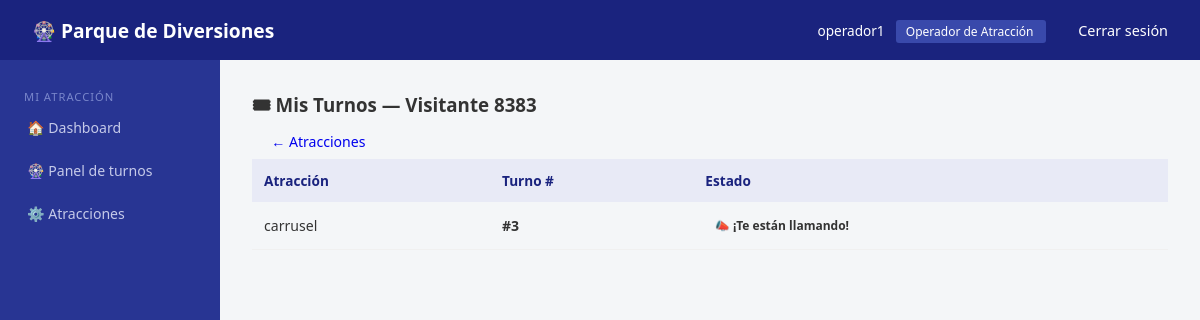
/mis-turnos/ (signed in), run on the app's committed database.
### usuarios/models.py (models this page shows, shortened)
class UsuarioInterno(AbstractUser):
    rol = models.CharField(max_length=30, choices=ROL_CHOICES, default='taquilla')
    activo = models.BooleanField(default=True)
    fecha_creacion = models.DateTimeField(auto_now_add=True)

class Visitante(models.Model):
    nombre = models.CharField(max_length=150)
    celular = models.CharField(max_length=15, unique=True)
    correo = models.EmailField(blank=True, null=True)
    documento = models.CharField(max_length=20, blank=True, null=True)
    fecha_registro = models.DateTimeField(auto_now_add=True)

### turnos/models.py (models this page shows, shortened)
class Turno(models.Model):
    atraccion = models.ForeignKey(Atraccion, on_delete=models.CASCADE, related_name='turnos')
    visitante = models.ForeignKey(Visitante, on_delete=models.CASCADE, related_name='turnos')
    numero = models.PositiveIntegerField()
    estado = models.CharField(max_length=20, choices=ESTADO_TURNO, default='generado')
    prioridad = models.BooleanField(default=False)
    hora_creacion = models.DateTimeField(auto_now_add=True)
    hora_estimada = models.DateTimeField(blank=True, null=True)
    hora_llamado = models.DateTimeField(blank=True, null=True)
    hora_vencimiento = models.DateTimeField(blank=True, null=True)
    hora_uso = models.DateTimeField(blank=True, null=True)
    fecha_creacion = models.DateTimeField(default=timezone.now)
    class Meta:
        unique_together = ('atraccion', 'numero')
        ordering = ['numero']

### atracciones/models.py (models this page shows, shortened)
class Atraccion(models.Model):
    nombre = models.CharField(max_length=150)
    descripcion = models.TextField(blank=True)
    imagen = models.ImageField(upload_to='atracciones/', blank=True, null=True)
    categoria = models.ForeignKey(CategoriaAtraccion, on_delete=models.SET_NULL, null=True)
    capacidad_por_ciclo = models.PositiveIntegerField(default=10)
    duracion_promedio = models.PositiveIntegerField(help_text='Duración en minutos', default=5)
    ubicacion = models.CharField(max_length=200, blank=True)
    estado = models.CharField(max_length=30, choices=ESTADO_ATRACCION, default='abierta')
    edad_minima = models.PositiveIntegerField(default=0, blank=True, null=True)
    estatura_minima = models.PositiveIntegerField(default=0, help_text='En centímetros', blank=True, null=True)
    restricciones = models.TextField(blank=True)
    horario_apertura = models.TimeField(blank=True, null=True)
    horario_cierre = models.TimeField(blank=True, null=True)
    activa = models.BooleanField(default=True)
    fecha_creacion = models.DateTimeField(auto_now_add=True)
    fecha_actualizacion = models.DateTimeField(auto_now=True)
    acepta_nitro = models.BooleanField(default=True, verbose_name='Acepta Pase Nitro')

### portal/views.py (the view)
# urls.py: path('mis-turnos/', views.mis_turnos, name='mis_turnos'),
def mis_turnos(request):
    visitante_id = request.session.get('visitante_id')
    if not visitante_id:
        return redirect('portal:inicio')
    visitante = get_object_or_404(Visitante, pk=visitante_id)
    turnos = Turno.objects.filter(
        visitante=visitante,
        estado__in=['generado', 'llamado']
    ).select_related('atraccion').order_by('-fecha_creacion')
    nitro_activo = PaseNitro.objects.filter(
        visitante=visitante, activo=True,
        fecha_fin__gte=timezone.now().date(),
        usos_restantes__gt=0
    ).first()
    return render(request, 'portal/mis_turnos.html', {
        'visitante': visitante,
        'turnos': turnos,
        'nitro_activo': nitro_activo,
    })

### templates/portal/mis_turnos.html
{% extends 'base/base.html' %}
{% block content %}
<div class="container mt-4">
  <div class="d-flex justify-content-between align-items-center mb-3">
    <h3>🎟 Mis Turnos — {{ visitante.nombre }}</h3>
    <a href="{% url 'portal:atracciones' %}" class="btn btn-outline-primary btn-sm">← Atracciones</a>
  </div>
  {% if turnos %}
  <table class="table table-bordered">
    <thead><tr><th>Atracción</th><th>Turno #</th><th>Estado</th></tr></thead>
    <tbody>
      {% for t in turnos %}
      <tr>
        <td>{{ t.atraccion.nombre }}</td>
        <td><strong>#{{ t.numero }}</strong></td>
        <td>
          {% if t.estado == 'llamado' %}
            <span class="badge bg-warning text-dark">📣 ¡Te están llamando!</span>
          {% else %}
            <span class="badge bg-secondary">⏳ En espera</span>
          {% endif %}
        </td>
      </tr>
      {% endfor %}
    </tbody>
  </table>
  {% else %}
  <p class="text-muted">No tienes turnos activos. <a href="{% url 'portal:atracciones' %}">Tomar un turno →</a></p>
  {% endif %}
</div>
{% endblock %}

### templates/base/base.html (shortened to what this page needs)
<!DOCTYPE html>
<html lang="es">
<head>
</head>
<body>
<nav class="navbar">
    <span class="brand">🎡 Parque de Diversiones</span>
    <div>
        {% if user.is_authenticated %}
            <span style="font-size:0.85rem; margin-right:0.5rem;">
                {{ user.get_full_name|default:user.username }}
            </span>
            <span style="background:#3949ab; padding:0.2rem 0.6rem; border-radius:3px; font-size:0.75rem; margin-right:1rem;">
                {{ user.get_rol_display }}
            </span>
            <a href="{% url 'usuarios:logout' %}">Cerrar sesión</a>
        {% endif %}
    </div>
</nav>
{% if user.is_authenticated %}
<div class="sidebar">
    {% if user.rol == 'administrador' or user.is_superuser %}
        <span class="section-title">Administración</span>
        <a href="{% url 'usuarios:dashboard' %}">🏠 Dashboard</a>
        <a href="{% url 'usuarios:lista_usuarios' %}">👥 Usuarios</a>
        <span class="section-title">Catálogos</span>
        <a href="{% url 'atracciones:lista' %}">🎢 Atracciones</a>
        <a href="{% url 'atracciones:categorias' %}">🏷️ Categorías</a>
        <a href="{% url 'entradas:tipos' %}">🎫 Tipos de entrada</a>
        <a href="{% url 'entradas:precios' %}">💰 Precios</a>
        <a href="{% url 'entradas:promociones' %}">🏷️ Promociones</a>
        <span class="section-title">Operación</span>
        <a href="{% url 'turnos:panel_admin' %}">🔄 Turnos</a>
        <a href="{% url 'entradas:lista_entradas' %}">📋 Entradas</a>
        <span class="section-title">Reportes</span>
        <a href="{% url 'reportes:dashboard' %}">📊 Dashboard</a>
       <!-- <a href="{% url 'reportes:export_turnos' %}">📥 CSV Turnos</a>
<a href="{% url 'reportes:export_comida' %}">📥 CSV Comida</a> -->
        <a href="{% url 'reportes:dashboard' %}">📥 Exportar reportes</a>
    {% elif user.rol == 'taquilla' %}
        <span class="section-title">Taquilla</span>
        <a href="{% url 'usuarios:dashboard' %}">🏠 Dashboard</a>
        <a href="{% url 'entradas:vender' %}">🎫 Vender entrada</a>
        <a href="{% url 'entradas:validar' %}">✅ Validar entrada</a>
        <a href="{% url 'entradas:lista_entradas' %}">📋 Entradas del día</a>
    {% elif user.rol == 'operador_atraccion' %}
        <span class="section-title">Mi atracción</span>
        <a href="{% url 'usuarios:dashboard' %}">🏠 Dashboard</a>
        <a href="{% url 'turnos:panel_operador' %}">🎡 Panel de turnos</a>
        <a href="{% url 'atracciones:lista' %}">⚙️ Atracciones</a>
    {% elif user.rol == 'operador_alimentos' %}
        <span class="section-title">Alimentos</span>
        <a href="{% url 'usuarios:dashboard' %}">🏠 Dashboard</a>
    {% elif user.rol == 'soporte' %}
        <span class="section-title">Soporte</span>
        <a href="{% url 'usuarios:dashboard' %}">🏠 Dashboard</a>
        <a href="{% url 'usuarios:buscar_visitante' %}">🔍 Buscar visitante</a>
    {% endif %}
</div>
{% endif %}
<div class="main-content {% if not user.is_authenticated %}full{% endif %}">
    {% block content %}{% endblock %}
</div>
</body>
</html>

### templates/base/base.html (style rules this page uses)
* { margin: 0; padding: 0; box-sizing: border-box; }
body { font-family: 'Segoe UI', sans-serif; background: #f4f6f8; color: #333; }
.navbar { background: #1a237e; color: white; padding: 1rem 2rem; display: flex; justify-content: space-between; align-items: center; position: fixed; top: 0; left: 0; right: 0; z-index: 100; height: 60px; }
.navbar .brand { font-size: 1.2rem; font-weight: bold; }
.navbar a { color: white; text-decoration: none; margin-left: 1rem; font-size: 0.9rem; }
.sidebar { width: 220px; background: #283593; min-height: calc(100vh - 60px); position: fixed; top: 60px; left: 0; padding: 1.5rem 0; overflow-y: auto; }
.sidebar a { display: block; color: #c5cae9; text-decoration: none; padding: 0.75rem 1.5rem; font-size: 0.88rem; border-left: 3px solid transparent; transition: all 0.2s; }
.sidebar .section-title { color: #7986cb; font-size: 0.7rem; text-transform: uppercase; padding: 1rem 1.5rem 0.3rem; letter-spacing: 1px; }
.main-content { margin-left: 220px; padding: 2rem; margin-top: 60px; min-height: calc(100vh - 60px); }
.btn { display: inline-block; padding: 0.5rem 1.2rem; border-radius: 5px; border: none; cursor: pointer; font-size: 0.88rem; text-decoration: none; transition: opacity 0.2s; }
.badge { display: inline-block; padding: 0.2rem 0.6rem; border-radius: 20px; font-size: 0.75rem; font-weight: bold; }
table { width: 100%; border-collapse: collapse; }
th { background: #e8eaf6; color: #1a237e; padding: 0.75rem; text-align: left; font-size: 0.85rem; }
td { padding: 0.75rem; border-bottom: 1px solid #f0f0f0; font-size: 0.88rem; }

### data on the page
UsuarioInterno: get_full_name "operador1", rol "Operador de Atracción"
Visitante: nombre "Visitante 8383"
Turno: atraccion.nombre "carrusel", numero "3", estado "📣 ¡Te están llamando!"
